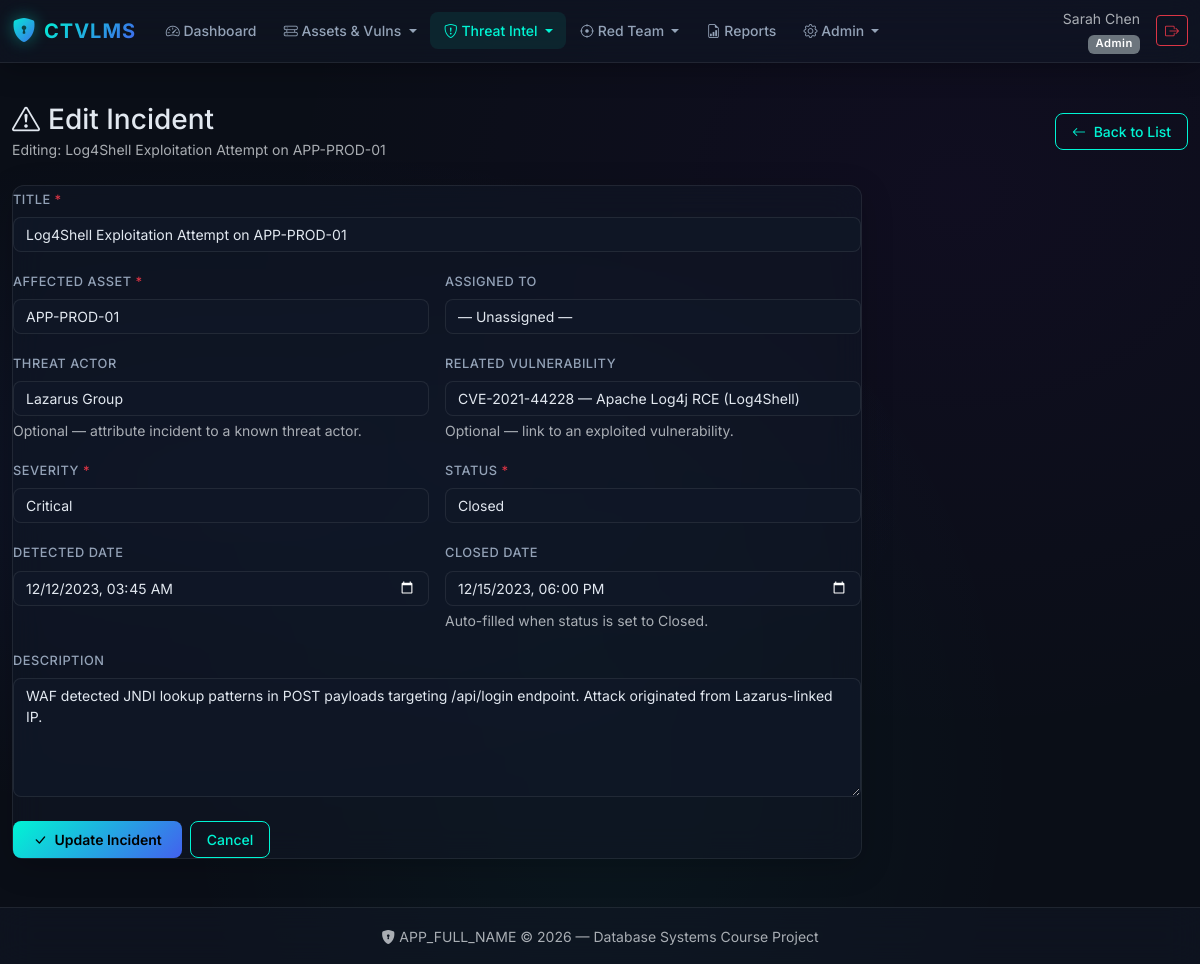
Page /?page=incidents/form&id=1 (signed in) on the committed database.
### tables this page shows
CREATE TABLE incidents (
    incidentID INT AUTO_INCREMENT PRIMARY KEY,
    title VARCHAR(200) NOT NULL,
    assetID INT NOT NULL,
    actorID INT,                                
    relatedVulnID INT,                          
    severity ENUM('Low','Medium','High','Critical') NOT NULL,
    status ENUM('Open','Investigating','Contained','Eradicated','Recovered','Closed') NOT NULL DEFAULT 'Open',
    detectedDate DATETIME NOT NULL,
    closedDate DATETIME,
    assignedToUserID INT,
    description TEXT,
    FOREIGN KEY (assetID) REFERENCES assets(assetID) ON DELETE CASCADE,
    FOREIGN KEY (actorID) REFERENCES threat_actors(actorID) ON DELETE SET NULL,
    FOREIGN KEY (relatedVulnID) REFERENCES vulnerabilities(vulnID) ON DELETE SET NULL,
    FOREIGN KEY (assignedToUserID) REFERENCES users(userID) ON DELETE SET NULL
);

CREATE TABLE assets (
    assetID INT AUTO_INCREMENT PRIMARY KEY,
    assetName VARCHAR(150) NOT NULL,
    assetType ENUM('Server','Workstation','Network_Device','Web_App','Database','Cloud_Resource','IoT_Device') NOT NULL,
    ipAddress VARCHAR(45),
    osPlatform VARCHAR(100),
    ownerUserID INT,
    criticality ENUM('Low','Medium','High','Critical') NOT NULL DEFAULT 'Medium',
    environment ENUM('Production','Staging','Development','Test') NOT NULL DEFAULT 'Production',
    createdAt TIMESTAMP DEFAULT CURRENT_TIMESTAMP,
    FOREIGN KEY (ownerUserID) REFERENCES users(userID) ON DELETE SET NULL
);

CREATE TABLE threat_actors (
    actorID INT AUTO_INCREMENT PRIMARY KEY,
    actorName VARCHAR(150) NOT NULL,            
    aliasNames VARCHAR(255),
    motivation ENUM('Financial','Espionage','Hacktivism','Disruption','Unknown') DEFAULT 'Unknown',
    originCountry VARCHAR(100),
    description TEXT
);

CREATE TABLE vulnerabilities (
    vulnID INT AUTO_INCREMENT PRIMARY KEY,
    cveID VARCHAR(20) UNIQUE,                  
    title VARCHAR(200) NOT NULL,
    description TEXT,
    cvssScore DECIMAL(3,1) CHECK (cvssScore BETWEEN 0.0 AND 10.0),
    severity ENUM('Low','Medium','High','Critical') NOT NULL,
    cwe VARCHAR(20),                           
    publishedDate DATE,
    createdAt TIMESTAMP DEFAULT CURRENT_TIMESTAMP
);

### index.php (called while the page is built, shortened)
<?php
require_once __DIR__ . '/includes/helpers.php';
$page = $_GET['page'] ?? 'dashboard';
$page = preg_replace('/[^a-zA-Z0-9_\/]/', '', $page);
$routes = [
    'dashboard'            => 'pages/dashboard.php',
    'reports'              => 'pages/reports.php',
    'users/list'           => 'pages/users/list.php',
    'users/form'           => 'pages/users/form.php',
    'assets/list'          => 'pages/assets/list.php',
    'assets/form'          => 'pages/assets/form.php',
    'vulnerabilities/list' => 'pages/vulnerabilities/list.php',
    'vulnerabilities/form' => 'pages/vulnerabilities/form.php',
    'exposures/list'       => 'pages/exposures/list.php',
    'asset_vulns/list'     => 'pages/asset_vulns/list.php',
    'asset_vulns/form'     => 'pages/asset_vulns/form.php',
    'threat_actors/list'   => 'pages/threat_actors/list.php',
    'threat_actors/form'   => 'pages/threat_actors/form.php',
    'iocs/list'            => 'pages/iocs/list.php',
    'iocs/form'            => 'pages/iocs/form.php',
    'incidents/list'       => 'pages/incidents/list.php',
    'incidents/form'       => 'pages/incidents/form.php',
    'engagements/list'     => 'pages/engagements/list.php',
    'engagements/form'     => 'pages/engagements/form.php',
    'findings/list'        => 'pages/findings/list.php',
    'findings/form'        => 'pages/findings/form.php',
    'remediations/list'    => 'pages/remediations/list.php',
    'remediations/form'    => 'pages/remediations/form.php',
    'audit_log/list'       => 'pages/audit_log/list.php',
];
require __DIR__ . '/' . $routes[$page];

### pages/incidents/form.php (the view, shortened to what this page needs)
<?php
$db = getDB();
$id = isset($_GET['id']) ? (int)$_GET['id'] : 0;
$isEdit = $id > 0;
$pageTitle = $isEdit ? 'Edit Incident' : 'New Incident';
$record = null;
if ($isEdit) {
    $stmt = $db->prepare('SELECT * FROM incidents WHERE incidentID = :id');
    $stmt->execute([':id' => $id]);
    $record = $stmt->fetch();
}
$severities = ['Low', 'Medium', 'High', 'Critical'];
$statuses   = ['Open', 'Investigating', 'Contained', 'Eradicated', 'Recovered', 'Closed'];
$assets  = $db->query('SELECT assetID, assetName FROM assets ORDER BY assetName ASC')->fetchAll();
$actors  = $db->query('SELECT actorID, actorName FROM threat_actors ORDER BY actorName ASC')->fetchAll();
$vulns   = $db->query('SELECT vulnID, cveID, title FROM vulnerabilities ORDER BY cveID ASC')->fetchAll();
$f = [
    'title'            => $_POST['title']            ?? ($record['title'] ?? ''),
    'assetID'          => $_POST['assetID']          ?? ($record['assetID'] ?? ''),
    'actorID'          => $_POST['actorID']          ?? ($record['actorID'] ?? ''),
    'relatedVulnID'    => $_POST['relatedVulnID']    ?? ($record['relatedVulnID'] ?? ''),
    'severity'         => $_POST['severity']         ?? ($record['severity'] ?? 'Medium'),
    'status'           => $_POST['status']           ?? ($record['status'] ?? 'Open'),
    'detectedDate'     => $_POST['detectedDate']     ?? ($record['detectedDate'] ?? ''),
    'closedDate'       => $_POST['closedDate']       ?? ($record['closedDate'] ?? ''),
    'assignedToUserID' => $_POST['assignedToUserID'] ?? ($record['assignedToUserID'] ?? ''),
    'description'      => $_POST['description']      ?? ($record['description'] ?? ''),
];
$detectedVal = !empty($f['detectedDate']) ? date('Y-m-d\TH:i', strtotime($f['detectedDate'])) : '';
$closedVal   = !empty($f['closedDate'])   ? date('Y-m-d\TH:i', strtotime($f['closedDate']))   : '';
require __DIR__ . '/../../includes/header.php';
?>
<div class="page-header">
    <div>
        <h1 class="h3 mb-0">
            <i class="bi bi-exclamation-triangle me-2"></i><?= e($pageTitle) ?>
        </h1>
        <small class="text-muted">
            <?= $isEdit ? 'Editing: ' . e($record['title']) : 'Log a new security incident' ?>
        </small>
    </div>
    <a href="?page=incidents/list" class="btn btn-cyber-outline">
        <i class="bi bi-arrow-left me-1"></i> Back to List
    </a>
</div>
<div class="glass-card fade-in-up" style="max-width:850px;">
    <form method="POST" action="?page=incidents/form<?= $isEdit ? '&id=' . $id : '' ?>" id="incidentForm">
        <div class="mb-3">
            <label for="title" class="form-label">Title <span class="text-danger">*</span></label>
            <input type="text" class="form-control" id="title" name="title"
                   value="<?= e($f['title']) ?>" required maxlength="200"
                   placeholder="e.g. Ransomware detected on web server">
        </div>
        <div class="row g-3">
            <div class="col-md-6 mb-3">
                <label for="assetID" class="form-label">Affected Asset <span class="text-danger">*</span></label>
                <select class="form-select" id="assetID" name="assetID" required>
                    <?php foreach ($assets as $a): ?>
                    <option value="<?= (int)$a['assetID'] ?>" <?= (int)$f['assetID'] === (int)$a['assetID'] && $f['assetID'] !== '' ? 'selected' : '' ?>>
                        <?= e($a['assetName']) ?>
                    </option>
                    <?php endforeach; ?>
                </select>
            </div>
            <div class="col-md-6 mb-3">
                <label for="assignedToUserID" class="form-label">Assigned To</label>
                <select class="form-select" id="assignedToUserID" name="assignedToUserID">
                    <option value="">— Unassigned —</option>
                </select>
            </div>
        </div>
        <div class="row g-3">
            <div class="col-md-6 mb-3">
                <label for="actorID" class="form-label">Threat Actor</label>
                <select class="form-select" id="actorID" name="actorID">
                    <?php foreach ($actors as $a): ?>
                    <option value="<?= (int)$a['actorID'] ?>" <?= (int)$f['actorID'] === (int)$a['actorID'] && $f['actorID'] !== '' ? 'selected' : '' ?>>
                        <?= e($a['actorName']) ?>
                    </option>
                    <?php endforeach; ?>
                </select>
                <div class="form-text">Optional — attribute incident to a known threat actor.</div>
            </div>
            <div class="col-md-6 mb-3">
                <label for="relatedVulnID" class="form-label">Related Vulnerability</label>
                <select class="form-select" id="relatedVulnID" name="relatedVulnID">
                    <?php foreach ($vulns as $v): ?>
                    <option value="<?= (int)$v['vulnID'] ?>" <?= (int)$f['relatedVulnID'] === (int)$v['vulnID'] && $f['relatedVulnID'] !== '' ? 'selected' : '' ?>>
                        <?= e($v['cveID'] . ' — ' . substr($v['title'], 0, 50)) ?>
                    </option>
                    <?php endforeach; ?>
                </select>
                <div class="form-text">Optional — link to an exploited vulnerability.</div>
            </div>
        </div>
        <div class="row g-3">
            <div class="col-md-6 mb-3">
                <label for="severity" class="form-label">Severity <span class="text-danger">*</span></label>
                <select class="form-select" id="severity" name="severity" required>
                    <?php foreach ($severities as $s): ?>
                    <option value="<?= e($s) ?>" <?= $f['severity'] === $s ? 'selected' : '' ?>>
                        <?= e($s) ?>
                    </option>
                    <?php endforeach; ?>
                </select>
            </div>
            <div class="col-md-6 mb-3">
                <label for="status" class="form-label">Status <span class="text-danger">*</span></label>
                <select class="form-select" id="status" name="status" required onchange="handleStatusChange(this)">
                    <?php foreach ($statuses as $st): ?>
                    <option value="<?= e($st) ?>" <?= $f['status'] === $st ? 'selected' : '' ?>>
                        <?= e(str_replace('_', ' ', $st)) ?>
                    </option>
                    <?php endforeach; ?>
                </select>
            </div>
        </div>
        <div class="row g-3">
            <div class="col-md-6 mb-3">
                <label for="detectedDate" class="form-label">Detected Date</label>
                <input type="datetime-local" class="form-control" id="detectedDate" name="detectedDate"
                       value="<?= e($detectedVal) ?>">
            </div>
            <div class="col-md-6 mb-3">
                <label for="closedDate" class="form-label">Closed Date</label>
                <input type="datetime-local" class="form-control" id="closedDate" name="closedDate"
                       value="<?= e($closedVal) ?>">
                <div class="form-text">Auto-filled when status is set to Closed.</div>
            </div>
        </div>
        <div class="mb-4">
            <label for="description" class="form-label">Description</label>
            <textarea class="form-control" id="description" name="description" rows="5"
                      placeholder="Describe the incident, timeline, impact, and response actions..."><?= e($f['description']) ?></textarea>
        </div>
        <div class="d-flex gap-2">
            <button type="submit" class="btn btn-cyber">
                <i class="bi bi-check-lg me-1"></i> <?= $isEdit ? 'Update Incident' : 'Log Incident' ?>
            </button>
            <a href="?page=incidents/list" class="btn btn-cyber-outline">Cancel</a>
        </div>
    </form>
</div>
<?php require __DIR__ . '/../../includes/footer.php'; ?>

### public/css/style.css (style rules this page uses)
:root { --bg-primary: #0a0e17; --bg-secondary: #111827; --bg-card: rgba(17, 24, 39, 0.7); --bg-glass: rgba(17, 24, 39, 0.55); --border-glass: rgba(255, 255, 255, 0.08); --text-primary: #e2e8f0; --text-secondary: #94a3b8; --text-muted: #64748b; --accent-cyan: #00f5d4; --accent-magenta: #f72585; --accent-blue: #4361ee; --accent-purple: #7209b7; --accent-orange: #fb8500; --severity-critical: #ef4444; --severity-high: #f97316; --severity-medium: #eab308; --severity-low: #22c55e; --font-body: 'Inter', system-ui, -apple-system, sans-serif; --font-mono: 'JetBrains Mono', 'Fira Code', monospace; --glass-blur: 16px; --radius: 12px; --radius-sm: 8px; --transition: all 0.3s cubic-bezier(0.4, 0, 0.2, 1); }
html { scroll-behavior: smooth; }
body { font-family: var(--font-body); background: var(--bg-primary); color: var(--text-primary); min-height: 100vh; background-image: radial-gradient(ellipse at 20% 50%, rgba(67, 97, 238, 0.08) 0%, transparent 50%), radial-gradient(ellipse at 80% 20%, rgba(114, 9, 183, 0.06) 0%, transparent 50%), radial-gradient(ellipse at 50% 80%, rgba(0, 245, 212, 0.04) 0%, transparent 50%); }
.glass-card { background: var(--bg-glass); backdrop-filter: blur(var(--glass-blur)); -webkit-backdrop-filter: blur(var(--glass-blur)); border: 1px solid var(--border-glass); border-radius: var(--radius); box-shadow: 0 8px 32px rgba(0, 0, 0, 0.2); transition: var(--transition); }
.badge { font-weight: 600; font-size: 0.7rem; letter-spacing: 0.5px; padding: 0.35em 0.65em; border-radius: 6px; }
.btn-cyber { background: linear-gradient(135deg, var(--accent-cyan), var(--accent-blue)); border: none; color: #000; font-weight: 600; font-size: 0.875rem; padding: 0.5rem 1.25rem; border-radius: var(--radius-sm); transition: var(--transition); text-decoration: none; }
.btn-cyber-outline { background: transparent; border: 1px solid var(--accent-cyan); color: var(--accent-cyan); font-weight: 500; font-size: 0.875rem; padding: 0.45rem 1rem; border-radius: var(--radius-sm); transition: var(--transition); text-decoration: none; }
.form-control, .form-select { background: rgba(17, 24, 39, 0.8) !important; border: 1px solid var(--border-glass) !important; color: var(--text-primary) !important; border-radius: var(--radius-sm); font-size: 0.875rem; transition: var(--transition); }
.form-label { color: var(--text-secondary); font-weight: 500; font-size: 0.8rem; text-transform: uppercase; letter-spacing: 0.5px; }
textarea.form-control { min-height: 100px; }
.page-header { display: flex; align-items: center; justify-content: space-between; flex-wrap: wrap; gap: 1rem; margin-bottom: 1.5rem; }
.fade-in-up { animation: fadeInUp 0.5s ease-out forwards; }

### rows in the picture
incidents: title "Log4Shell Exploitation Attempt on APP-PROD-01", assetID "APP-PROD-01", actorID "Lazarus Group", relatedVulnID "CVE-2021-44228 — Apache Log4j RCE (Log4Shell)", detectedDate "12/12/2023 03:45", closedDate "12/15/2023 18:00", description "WAF detected JNDI lookup patterns in POST payloads targeting /api/login endpoint. Attack originated from Lazarus-linked IP."

### other values in the picture
$user['name'] "Sarah Chen"
$map[$role] "Admin"
$pageTitle "Edit Incident"
APP_FULL_NAME "APP_FULL_NAME"
form field severity "Critical"
form field status "Closed"
